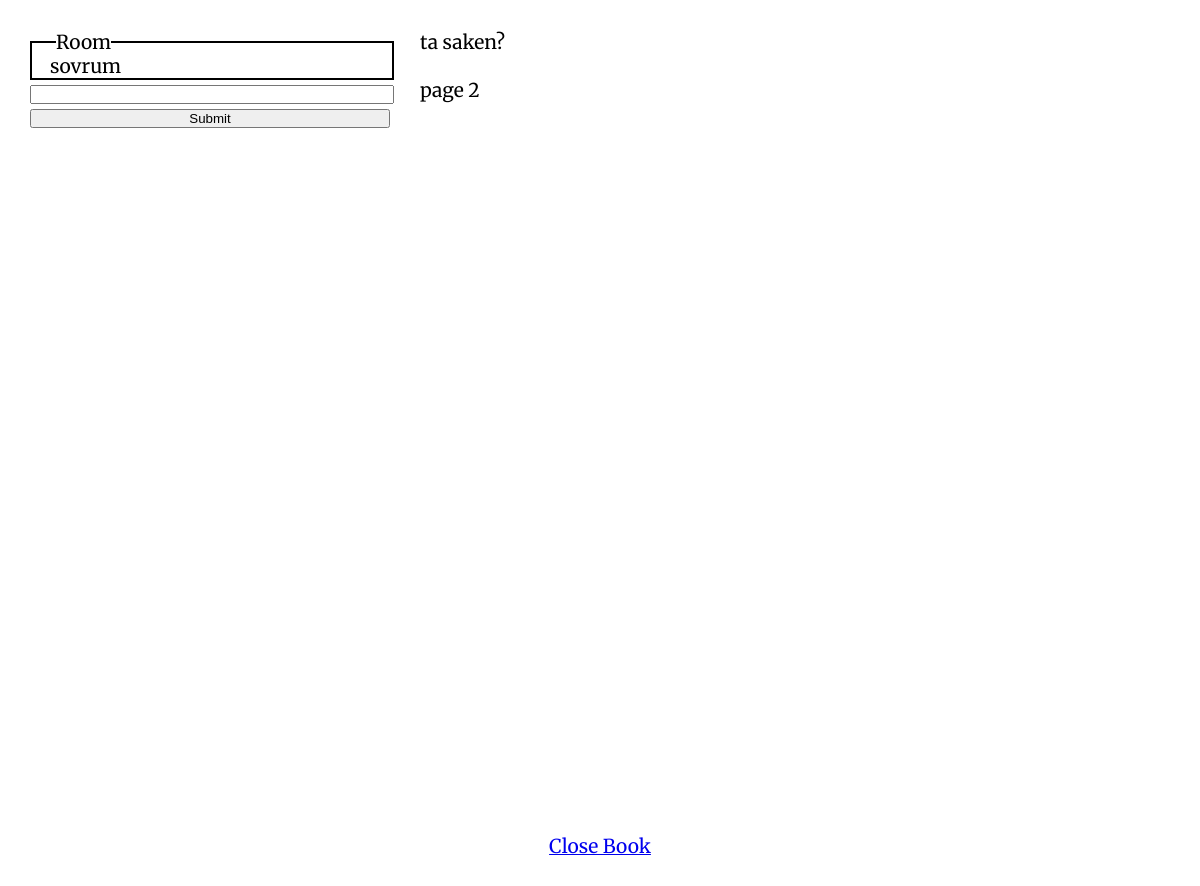
Page /play.php?page=2 on the earlier database version.
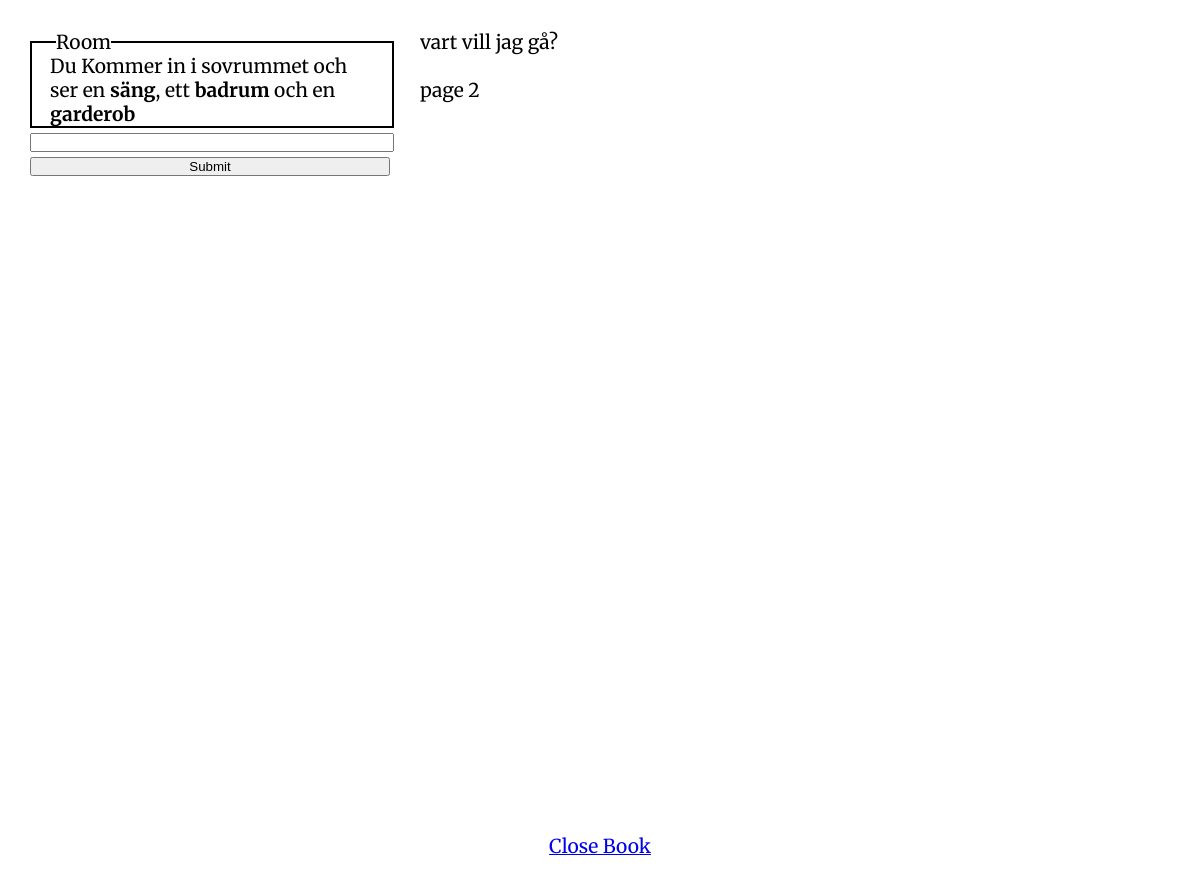
Same page on the later database version.
### tables this page shows
CREATE TABLE `story` (
  `id` int(10) UNSIGNED NOT NULL,
  `text` text NOT NULL,
  `plats` text NOT NULL
);

### play.php (the view, shortened to what this page needs)
<!doctype html>
<html lang="se">
<head>
	<link rel="stylesheet" href="css/style.css">
	<link rel="stylesheet" type="text/css" href="css/add.css">
</head>
<body>
<main class="content">
	<section>
<?php
	include_once 'include/dbinfo.php';
	$dbh = new PDO('mysql:host=localhost;dbname=te16;charset=utf8mb4', $dbuser, $dbpass);
	if (isset($_GET['page'])) {
		$filteredPage = filter_input(INPUT_GET, "page", FILTER_VALIDATE_INT);
		$stmt = $dbh->prepare("SELECT * FROM story WHERE id = :id");
		$stmt->bindParam(':id', $filteredPage);
		$stmt->execute();
		$storyrow = $stmt->fetch(PDO::FETCH_ASSOC);
		echo "<p>" . $storyrow['text'] . "</p>";
		echo "<br><p>page " . $filteredPage . "</p>";
		echo "<a class='closeBok' href='/Webserver/Hemlig/Solo/play.php'>" . 'Close Book' . "</a>";
	} elseif(isset($_SESSION['page'])) {
	} else {
		echo "<a href='?page=1' class='openBok'>" . 'Open Book 1' . "</a>";
	}
?>
</section>
	<?php
	if (isset($_GET['page'])) {
	echo '
		<div class="roomDesPos">
			<fieldset class="roomDes">
				<legend>Room</legend>
				'
				?>
				<?php
				if (isset($_GET['page'])) {
					echo "<p class='roomDesText'>" . $storyrow['plats'] . "</p>";
				}
				?>
				<?php echo '
				</fieldset>
				<form action="" method="POST">
					<input type="text" name="input_value" id="input" autocomplete="off" autofocus>
					<input class="submit" type="submit" name="submit" ismap="submit" value="Submit">
				</form>
		</div>
		';
	}
	?>
</main>
</body>
</html>

Differences in the rows shown:
changed story: text "ta saken?" → "vart vill jag gå?"; plats "sovrum" → "Du Kommer in i sovrummet och ser en säng , ett badrum och en garderob"
